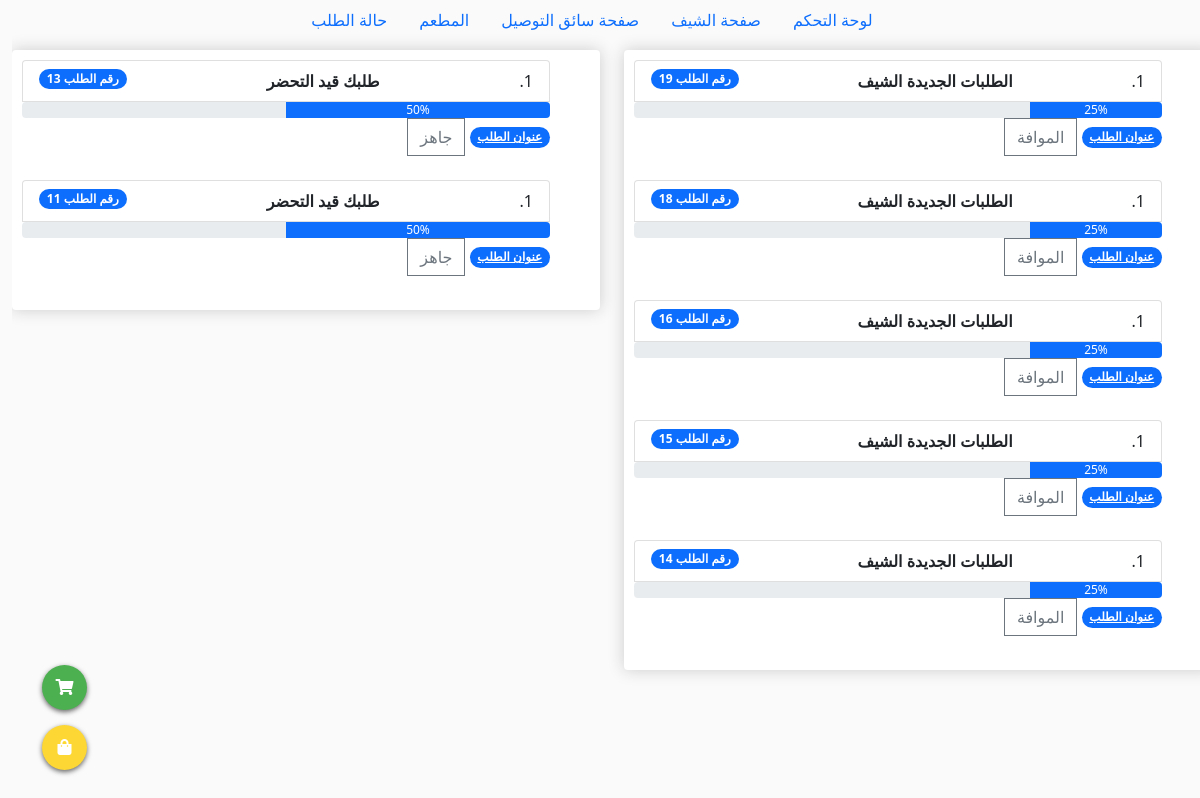
The app's page /chef (signed in), older data.
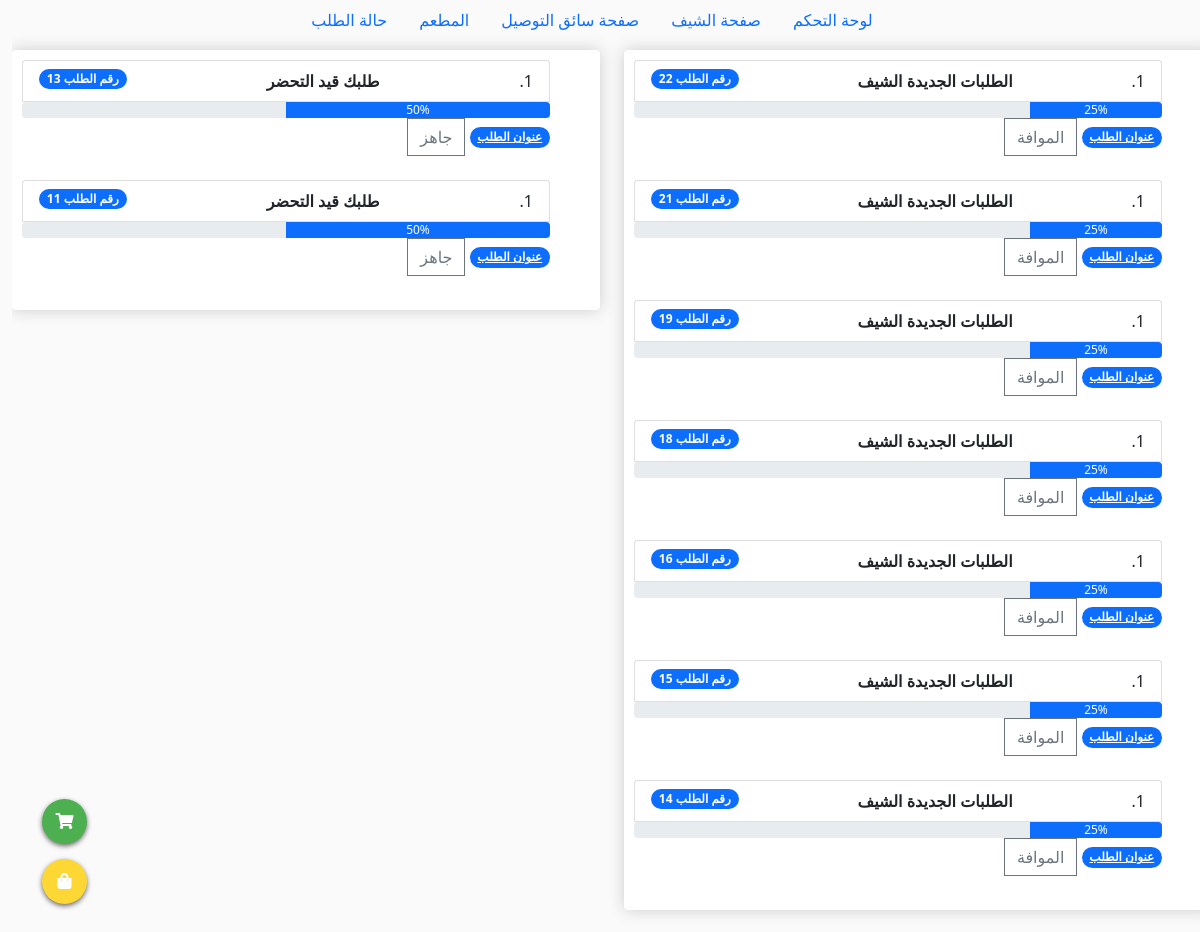
The same page, newer data.
### app/models.py (models this page shows, shortened)
class Order(models.Model):
    customer = models.ForeignKey(Customer, on_delete=models.SET_NULL, null=True, blank=True)
    date_ordered = models.DateTimeField(auto_now_add=True)
    complete = models.BooleanField(default=False, null=True, blank=True)
    transaction_id = models.CharField(max_length=100, null=True)
    status_order = models.CharField(max_length=2, choices=ORDER_STATUS, default='NO')
    booking_driver = models.BooleanField(default=False, null=True, blank=True)
    driver = models.CharField(max_length=100, blank=True, null=True)

### dashboard/views.py (the view)
# urls.py: path('chef', views.chef, name='chef'),
@login_required()
def chef(request):
    try:
        customer = request.user.customer
        if customer.status_customer == "AD" or customer.status_customer == "SH" :
            orders = Order.objects.all().order_by('-id')
            context = {"orders":orders}
        else:
            return redirect('listProducts')
    except:
        print('الدالة no لا تقلع')
    return render(request, 'chef.html', context)

### dashboard/templates/chef.html (shortened to what this page needs)
{% extends "base.html" %}
{% block content %}
<div class="row">
        <div class="col-lg-6">
            <div class="box-element" id="form-wrapper">
                {% for item in orders %}
                    {% if item.status_order == "BA" %}
                        <ol class="list-group list-group-numbered">
                            <li class="list-group-item d-flex justify-content-between align-items-start">
                                <div class="fw-bold">الطلبات الجديدة الشيف</div>
                                <span class="badge bg-primary rounded-pill"> رقم الطلب {{item.id}}</span>
                            </li>
                            <div class="progress">
                                <div class="progress-bar" role="progressbar" style="width: 25%;" aria-valuenow="25" aria-valuemin="0" aria-valuemax="100">25%</div>
                            </div>
                            <div class="fw-bold">
                                <a class="badge bg-primary rounded-pill" href="{% url 'order_details' item.id %}">عنوان الطلب</a>
                                <button data-order="{{ item.id }}" data-action="UP" class="btn btn-outline-secondary add-to-cart update-order">الموافة</button>
                            </div>
                        </ol>
                        <br>
                    {% endif %}
                {% endfor %}
            </div>
            <br>
        </div>
        <div class="col-lg-6">
			<div class="box-element">
                {% for item in orders %}
                    {% if item.status_order == "UP" %}
                        <ol class="list-group list-group-numbered">
                            <li class="list-group-item d-flex justify-content-between align-items-start">
                                <div class="fw-bold">طلبك قيد التحضر</div>
                                <span class="badge bg-primary rounded-pill"> رقم الطلب {{item.id}}</span>
                            </li>
                            <div class="progress">
                                <div class="progress-bar" role="progressbar" style="width: 50%;" aria-valuenow="50" aria-valuemin="0" aria-valuemax="100">50%</div>
                            </div>
                            <div class="fw-bold">
                                <a class="badge bg-primary rounded-pill" href="{% url 'order_details' item.id %}">عنوان الطلب</a>
                                <button data-order="{{ item.id }}" data-action="BS" class="btn btn-outline-secondary add-to-cart update-order">جاهز</button>
                            </div>
                        </ol>
                        <br>
                    {% endif %}
                {% endfor %}
			</div>
		</div>
</div>
{% endblock content %}

Row changes from the older to the newer data that the page shows:
added Order: id "22"
now on this page (row edited): Order: id "21"
